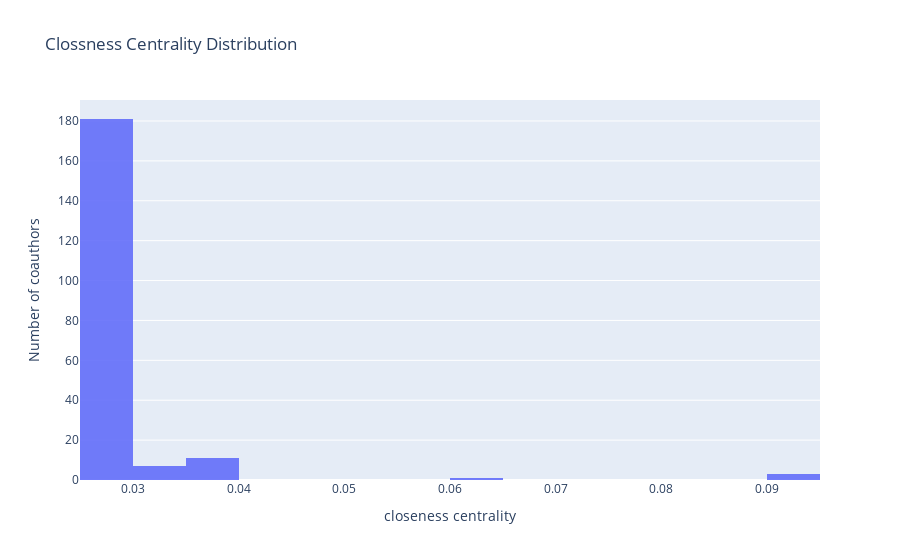

Write notebook code for a chart like this one.
### Code cell
y=list(close.values())
x=list(close.keys())
data = {'keys':x,'values':y}
df1 = pd.DataFrame.from_dict(data)

import plotly
plotly.offline.init_notebook_mode(connected=True)
import plotly.graph_objs as go
import plotly.express as px
fig = px.histogram(df1,
        x = "values",
        title = 'Clossness Centrality Distribution', 
        #xaxis_title_text='Value',
        labels={'Number of coauthors':'centrality distribution'},
        #color_discrete_sequence=['indianred'],
        opacity=0.9
        #log_y=True,
        )
fig.update_layout(
    xaxis_title_text='closeness centrality', # xaxis label
    yaxis_title_text='Number of coauthors', # yaxis label
    #bargap=0.2, # gap between bars of adjacent location coordinates
    #bargroupgap=0.1 # gap between bars of the same location coordinates
)
#layout = go.Layout(title=go.layout.Title(text='Degree Centrality Distribution'),xaxis=go.layout.XAxis(title=go.layout.xaxis.Title(text='Number of Coauthors')),yaxis=go.layout.YAxis(title=go.layout.yaxis.Title(text='Degree Centrality')))
#fig = go.Figure(data=data,layout=layout)
fig.show()

### Figure 1 — Plotly figure (JSON) as saved in the notebook; plotly's stock layout.template omitted (floating-point values rounded to 4 significant figures; data arrays with more than 128 entries replaced by an {"elided": "..."} marker saying what was removed)
{"data": [{"alignmentgroup": "True", "bingroup": "x", "hovertemplate": "values=%{x}<br>count=%{y}<extra></extra>", "legendgroup": "", "marker": {"color": "#636efa", "opacity": 0.9}, "name": "", "offsetgroup": "", "orientation": "v", "showlegend": false, "type": "histogram", "x": {"elided": "203 float values"}, "xaxis": "x", "yaxis": "y"}], "layout": {"barmode": "relative", "legend": {"tracegroupgap": 0}, "title": {"text": "Clossness Centrality Distribution"}, "xaxis": {"anchor": "y", "domain": [0, 1], "title": {"text": "closeness centrality"}}, "yaxis": {"anchor": "x", "domain": [0, 1], "title": {"text": "Number of coauthors"}}}}
